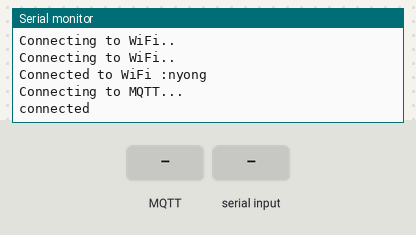
The sketch below on a simulated ESP8266 (NodeMCU). Shown: the last lines printed to the serial monitor. The inputs (shaded band) are chosen by the test bench. WiFi joins after 1.5 s; servers stay silent unless stated; no MQTT or app messages arrive unless stated.

Above: at 3.7 s.
3.8 s: MQTT message "*" arrives on the first subscribed topic
At 5.5 s:
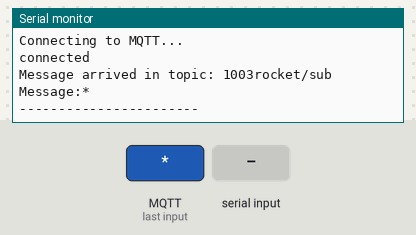
6.0 s: "90,45,200\n" received over Serial
At 7.1 s:
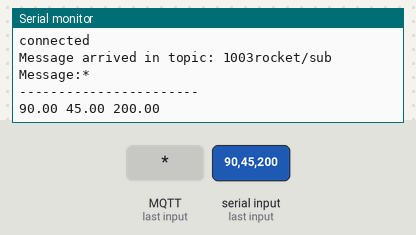
8.0 s: MQTT message "5" arrives on the first subscribed topic
At 9.9 s:
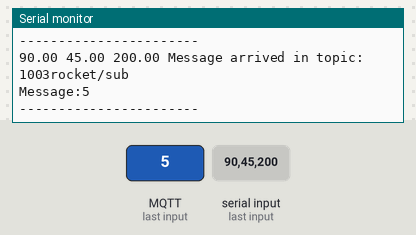

Measured:
- after the input at 3.8 s, the serial monitor: prints a new line after 0.76 s (image 1)
- after the input at 6.0 s, the serial monitor: prints a new line after 0.56 s (image 2)
- after the input at 8.0 s, the serial monitor: prints a new line after 0.56 s (image 3)

The sketch:

EBIMUDirectNodeMCUToSeverFinal.ino
```cpp
#include <ESP8266WiFi.h>
#include <PubSubClient.h>

////////////////////////////////////////////////////////////////////
/////////////////////// EBIMU FUNCTION /////////////////////////////
#define SBUF_SIZE 64

char sbuf[SBUF_SIZE];
signed int sbuf_cnt=0;
const PROGMEM  uint16_t motorControlSet[]  = {0, 1, 2};
unsigned int motorControl;

int EBimuAsciiParser(float *item, int number_of_item)
{
  int n,i;
  int rbytes;
  char *addr;
  int result = 0;

  rbytes = Serial.available();
  for(n=0;n<rbytes;n++)
  {
    sbuf[sbuf_cnt] = Serial.read();
    if(sbuf[sbuf_cnt]==0x0a)
       {
           addr = strtok(sbuf,",");
           for(i=0;i<number_of_item;i++)
           {
              item[i] = atof(addr);
              addr = strtok(NULL,",");
           }

           result = 1;
       }
     else if(sbuf[sbuf_cnt]=='*')
       {   sbuf_cnt=-1;
       }

     sbuf_cnt++;
     if(sbuf_cnt>=SBUF_SIZE) sbuf_cnt=0;
  }

  return result;
}
/////////////////////// EBIMU FUNCTION /////////////////////////////

//Enter your wifi credentials
const char* ssid = "nyong";//"HUAWEI_AF21";
const char* password = "321321321";//"NY7Y3T587A9";

//Enter your mqtt server configurations
const char* mqttServer = "driver.cloudmqtt.com";    //Enter Your mqttServer address
const int mqttPort = 18659;       //Port number
const char* mqttUser = "qgigavut"; //User
const char* mqttPassword = "vhLIo8HOH6wQ"; //Password

WiFiClient espClient;
PubSubClient client(espClient);

char MQTT_send_data[50] = "";
int a = 0;

void setup() {
  delay(1000);
  Serial.begin(115200);

  WiFi.begin(ssid, password);

  while (WiFi.status() != WL_CONNECTED) {
    delay(500);
    Serial.println("Connecting to WiFi..");
  }
  Serial.print("Connected to WiFi :");
  Serial.println(WiFi.SSID());

  client.setServer(mqttServer, mqttPort);
  client.setCallback(MQTTcallback);

  while (!client.connected()) {
    Serial.println("Connecting to MQTT...");

    if (client.connect("ESP8266", mqttUser, mqttPassword )) {

      Serial.println("connected");

    } else {

      Serial.print("failed with state ");
      Serial.println(client.state());  //If you get state 5: mismatch in configuration
      delay(2000);

    }
  }

  client.publish("1003rocket/pub", "Hello from ESP8266");
  client.subscribe("1003rocket/sub");

}

void MQTTcallback(char* topic, byte* payload, unsigned int length) {

  Serial.print("Message arrived in topic: ");
  Serial.println(topic);

  Serial.print("Message:");

  String message;
  for (int i = 0; i < length; i++) {
    message = message + (char)payload[i];  //Conver *byte to String
  }
  Serial.println(message);
  Serial.println("-----------------------");
}

void loop() {
  client.loop();
  float euler[3];
  if(EBimuAsciiParser(euler, 3)){
    Serial.print("\n\r");
    Serial.print(euler[0]); Serial.print(" ");
    Serial.print(euler[1]); Serial.print(" ");
    Serial.print(euler[2]); Serial.print(" ");
  }
  sprintf(MQTT_send_data, "X : %.2f Y : %.2f Z : %.2f\n", euler[0], euler[1], euler[2]); //데이터값 입력하는 부분
  client.publish("1003rocket/pub", MQTT_send_data);

  delay(1000);
}
```
